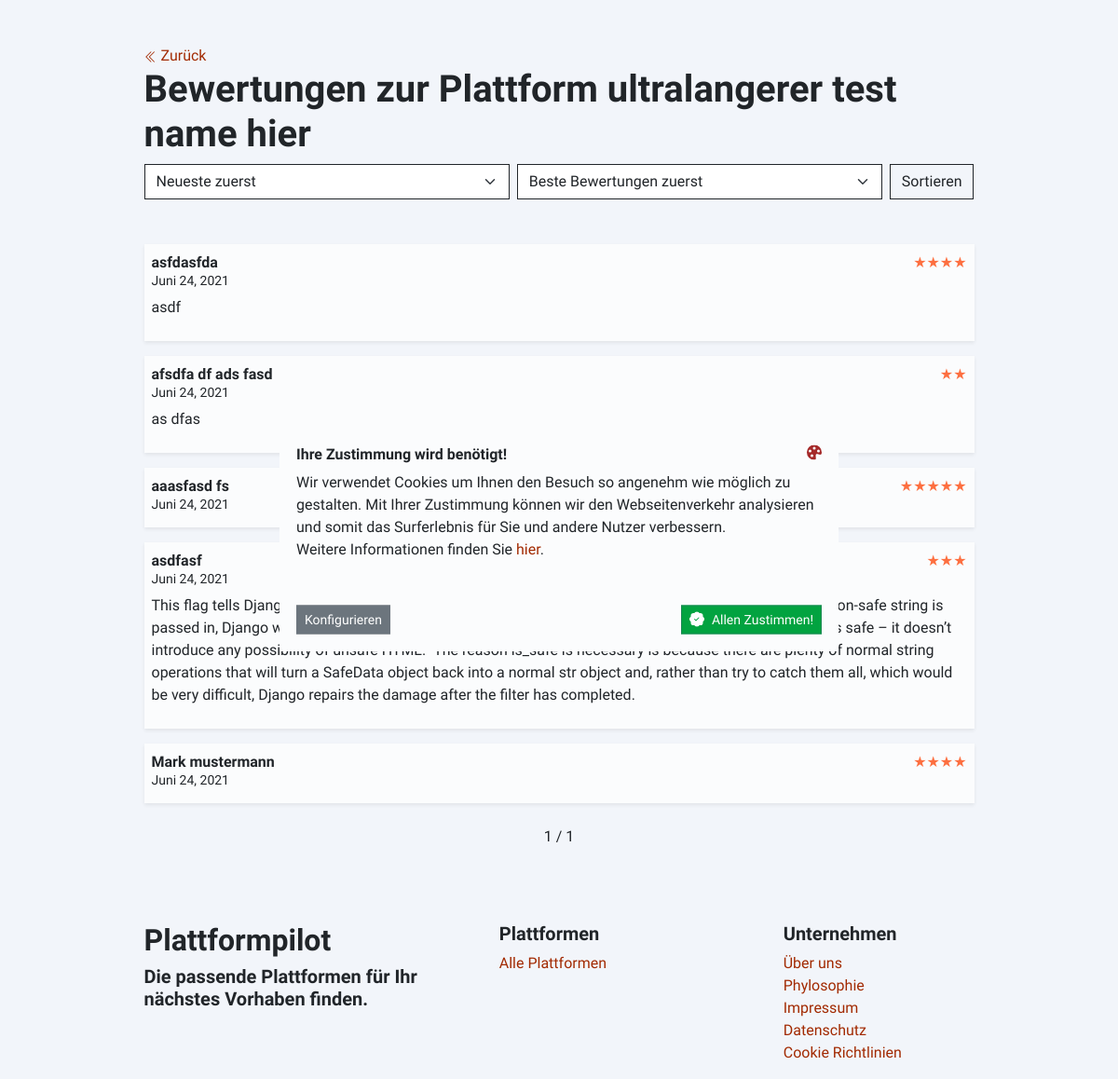
The app's page /rezessionen/ultralangerer-test-name-hier, older data.
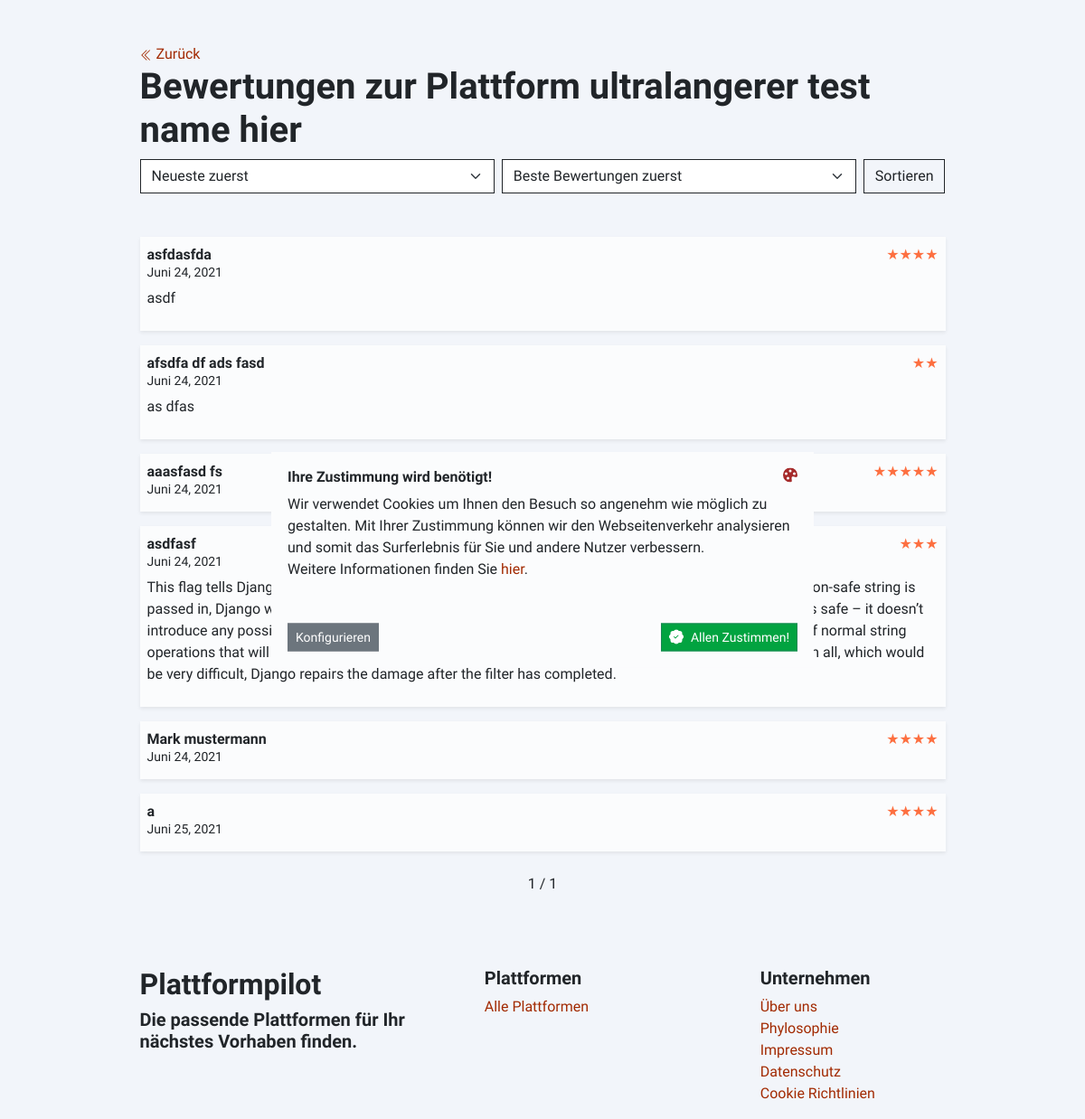
The same page, newer data.
### apps/platforms/models.py (models this page shows, shortened)
class Platform(models.Model):
    name = models.CharField(max_length=200, verbose_name='Name')
    slug = models.SlugField(max_length=200, default=uuid.uuid1, blank=True, null=True)
    thumbnail = models.ImageField(upload_to='platforms/thumbnails')
    category = models.ForeignKey('core.Category', on_delete=models.CASCADE)
    suitable_for = models.ManyToManyField(Suitable, verbose_name='Geeignet für')
    suitable_for_text = models.TextField(max_length=1000, default='', verbose_name='Geeignet für Text', blank=True,
                                         null=True)
    is_free = models.BooleanField(default=False, verbose_name='Kostenlose variante')
    pricing = models.DecimalField(verbose_name='Startpreis', decimal_places=2, max_digits=5)
    pricing_note = models.CharField(max_length=200, verbose_name='Startpreis für')
    pricing_text = models.TextField(blank=True, null=True)
    price_rating = models.CharField(max_length=10, blank=True, null=True)
    functionality = models.ManyToManyField(Functionality, max_length=200, verbose_name='Funktionalitäten')
    image_detail = models.ImageField(upload_to='platforms/images', blank=True, null=True)
    short_description = models.TextField(max_length=50000, blank=True, null=True)
    who_use_it = models.TextField(max_length=50000, blank=True, null=True)
    when_to_use = models.TextField(max_length=50000, blank=True, null=True)
    link = models.CharField(max_length=50000)
    tutorial = models.TextField(max_length=50000, blank=True, null=True)
    tutorial_video = EmbedVideoField(blank=True, null=True)
    is_featured = models.BooleanField(default=False)
    design_rating = models.CharField(max_length=10, blank=True, null=True)
    tested = models.BooleanField(default=False)
    test_report = models.TextField(max_length=50000, blank=True, null=True)
    class Meta:
        verbose_name_plural = 'Plattformen'

### apps/reviews/models.py (models this page shows)
class Review(models.Model):
    platform = models.ForeignKey(Platform, on_delete=models.SET_NULL, null=True)
    author = models.CharField(max_length=200)
    content = models.TextField(max_length=1000, blank=True, null=True)
    rating = models.IntegerField(default=5)
    is_checked = models.BooleanField(default=False)
    created_at = models.DateField(auto_now_add=True, null=True)

### apps/reviews/views.py (the view)
# urls.py: path('<slug>', reviews, name="reviews"),
def reviews(request, slug):
    platform = Platform.objects.get(slug=slug)
    reviews = Review.objects.filter(platform=platform, is_checked=True)
    sort_date = request.GET.get('date')
    sort_rating = request.GET.get('rating')
    if sort_rating is not None and sort_rating is not '':
        reviews = reviews.order_by(sort_rating)
    if sort_date is not None and sort_date is not '':
        reviews = reviews.order_by(sort_date)
    if sort_date is not None and sort_rating is not None:
        reviews = reviews.order_by(sort_date, sort_rating)
    paginator = Paginator(reviews, 10)
    page_number = request.GET.get('page')
    page_obj = paginator.get_page(page_number)
    return render(request, 'reviews/reviews.html', {
        'reviews': reviews,
        'platform': platform,
        'page_obj': page_obj
    })

### apps/platforms/templatetags/stars.py (called while the page is built)
def stars(value):
    if value == 1:
        return '&#9733;'
    elif value == 2:
        return '&#9733;&#9733;'
    elif value == 3:
        return '&#9733;&#9733;&#9733;'
    elif value == 4:
        return '&#9733;&#9733;&#9733;&#9733;'
    elif value == 5:
        return '&#9733;&#9733;&#9733;&#9733;&#9733;'

### templates/reviews/reviews.html (shortened to what this page needs)
{% extends 'base.html' %}
{% load static stars %}
{% block content %}
    <div class="container w-900">
    <a href="{% url 'platform:platform_detail' platform.slug %}">
        {% include '_includes/icons/chevron-double-left.svg' %} Zurück
    </a>
        <h1>Bewertungen zur Plattform {{ platform.name }}</h1>
        <form method="GET" id="form">
            <div class="d-flex justify-content-start">
                <select name="date" class="form-select border-dark rounded-0 me-2">
                    <option value="-created_at">Neueste zuerst</option>
                </select>
                <select name="rating" class="form-select border-dark rounded-0 me-2">
                    <option value="-rating">Beste Bewertungen zuerst</option>
                </select>
                <button type="submit" class="btn btn-outline-dark rounded-0">Sortieren</button>
            </div>
        </form>
        <div class="mt-5">
            {% for review in page_obj %}
                <div class="p-2 my-3 bg-light shadow-sm">
                    <div class="d-flex justify-content-between">
                        <div>
                            <b>{{ review.author }}</b>
                            <br>
                            <small class="position-relative" style="top: -5px;">{{ review.created_at }}</small>
                        </div>
                        <span class="star-rating">{{ review.rating|stars|safe }}</span>
                    </div>
                    {% if review.content %}
                        <p>{{ review.content }}</p>
                    {% endif %}
                </div>
                {% empty %}
                <p class="text-center border p-5">
                    Sieht so aus, als gibt es noch keine Bewertungen. <br> Mach den Anfang und schreib die erste Bewertung <a href="{% url 'platform:platform_detail' platform.slug %}#rating__wrapper">hier</a>
                </p>
            {% endfor %}
        </div>
        <div class="pagination d-flex justify-content-center mt-4">
            <span class="step-links">
                <span class="current">
                    {{ page_obj.number }} / {{ page_obj.paginator.num_pages }}
                </span>
            </span>
        </div>
    </div>
{% endblock %}

### templates/base.html (shortened to what this page needs)
{% load static %}
<!DOCTYPE html>
<html>
<head>
    <link href="https://cdn.jsdelivr.net/npm/bootstrap@5.0.1/dist/css/bootstrap.min.css" rel="stylesheet"
>
    <link rel="stylesheet" href="{% static 'css/_variables.css' %}"/>
</head>
<body class="body">
{% block content %}
{% endblock %}
<footer class="container mt-6 pt-5 pb-3 w-900">
    <div class="row mt-6">
        <div class="col-sm-5 col-12">
            <h2>Plattformpilot</h2>
            <h5>Die passende Plattformen für Ihr nächstes Vorhaben finden.</h5>
        </div>
        <div class="col-sm-4 col-12">
            <h5>Plattformen</h5>
            <a href="{% url 'core:all_categories' %}">Alle Plattformen</a>
        </div>
        <div class="col-sm-3 col-12">
            <h5>Unternehmen</h5>
            <a href="#">Über uns</a>
            <br>
            <a href="#">Phylosophie</a>
            <br>
            <a href="{% url 'core:terms' %}#m3">Impressum</a>
            <br>
            <a href="{% url 'core:terms' %}">Datenschutz</a>
            <br>
            <a href="{% url 'core:cookies' %}">Cookie Richtlinien</a>
            <br>
        </div>
    </div>
</footer>
<div class="d-none" id="cookie__wrapper">
    <div class="position-fixed bg-light cookie-consent">
        <div class="modal-body">
            <h6 class="d-flex justify-content-between">
                <span>Ihre Zustimmung wird benötigt!</span>
            </h6>
            <p>
                Wir verwendet Cookies um Ihnen den Besuch so angenehm wie möglich zu gestalten. Mit Ihrer Zustimmung
                können
                wir den Webseitenverkehr analysieren und somit das Surferlebnis für Sie und andere Nutzer verbessern.
                <br>
                Weitere Informationen finden Sie <a href="{% url 'core:cookies' %}">hier</a>.
            </p>
        </div>
        <div class="d-flex justify-content-between p-3">
            <button type="button" class="btn btn-secondary rounded-0 btn-sm" id="configure-btn">
                Konfigurieren
            </button>
            <button class="btn btn-success rounded-0 btn-sm" onclick="countCookieLawNumber('all')">
                Allen Zustimmen!
            </button>
        </div>
    </div>
</div>
</body>
</html>

### static/css/_variables.css (style rules this page uses)
:root { --bg-color: #f2f5fa; --light: #fbfcfd; --success: #02A340; --warning: #F2DD03; --danger: #A22A02; --dark: #00040A; --orange: #FD6F40; --primary: #8FBAF3; --gray: #2F3948; }
html, body { overflow-x: hidden; touch-action: cross-slide-x; -ms-touch-action: cross-slide-x; }
body { background: var(--bg-color); font-family: 'Source Sans Pro', sans-serif; }
h1, h2, h3, h4, h5, h6 { font-family: 'Source Sans Pro', sans-serif; font-weight: 600; }
a { text-decoration: none; color: var(--danger); transition: .3s; }
.bg-light { background: var(--light) !important; background-color: var(--light) !important; }
input:focus, select:focus, textarea:focus, button { box-shadow: none !important; border: 1px solid var(--orange); -webkit-appearance: none; -webkit-box-shadow: none !important; }
.w-900 { max-width: 915px !important; width: 100% !important; margin: 0 auto !important; }
.mt-6 { margin-top: 2em; }
.btn-success { background: var(--success); background-color: var(--success); }
#cookie__wrapper { position: relative; z-index: 9; margin: auto; }
#cookie__wrapper .cookie-consent { top: 50%; left: 50%; transform: translate(-50%, -50%) scale(1); padding: 2px; animation: pulse 1s ease-in-out; animation-delay: 0.2s; }

### templates/reviews/reviews.html (style rules this page uses)
.star-rating { color: var(--orange); }

Row changes from the older to the newer data that the page shows:
added Review: author "a", created_at "Juni 25, 2021", rating|stars "★★★★"
